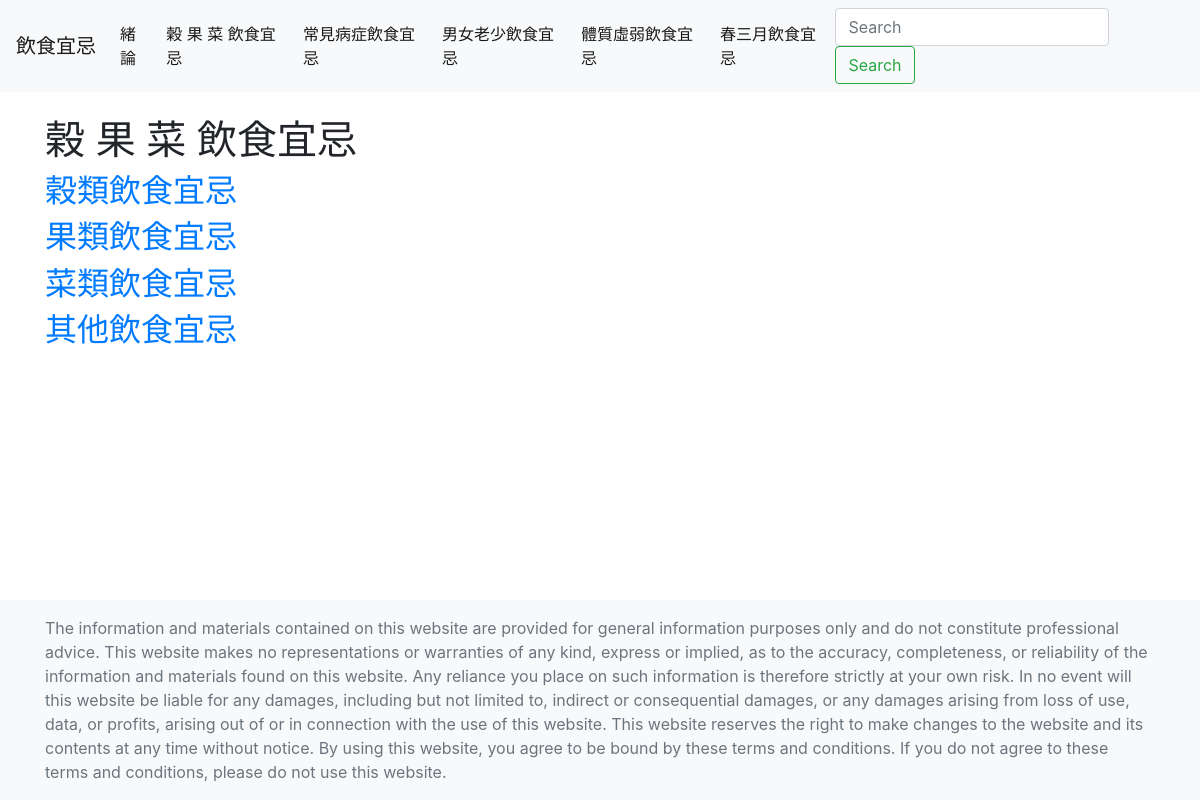
Page /foodcategories on the committed database.
### tables this page shows
CREATE TABLE Food_Category (
    id INTEGER PRIMARY KEY AUTOINCREMENT,
    name VARCHAR(50)
);

### routes.py (the view)
@bp.route('/foodcategories')
def food_categories():
    try:
        db = DatabaseModel('database.db')
        foodCategories = db.get_CategoryList()
        return render_template('foodcategories.html', foodCategories=foodCategories)
    except Exception as e:
        return render_template('error.html', error_message=str(e)), 404

### models.py (called while the page is built)
    def get_CategoryList(self):
        self.cursor.row_factory = sqlite3.Row
        self.cursor.execute('SELECT * FROM Food_Category')
        rows = self.cursor.fetchall()
        return [dict(row) for row in rows]

### templates/foodcategories.html
{% extends 'base.html' %}
{% block content %}
    <h1>{% block title %} 榖 果 菜 飲食宜忌 {% endblock %}</h1>
    {% for category in foodCategories %}
    <a href="{{ url_for('food.food_by_categories', category_id=category['id']) }}">
        <h2>{{ category['name'] }}</h2>
    </a>
    {% endfor %}
{% endblock %}

### rows in the picture
Food_Category: name "穀類飲食宜忌"
Food_Category: name "果類飲食宜忌"
Food_Category: name "菜類飲食宜忌"
Food_Category: name "其他飲食宜忌"
